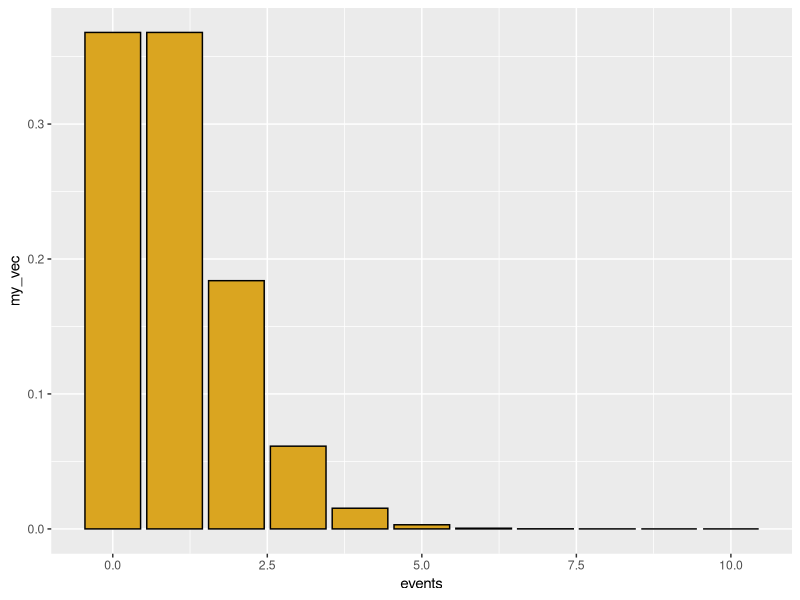
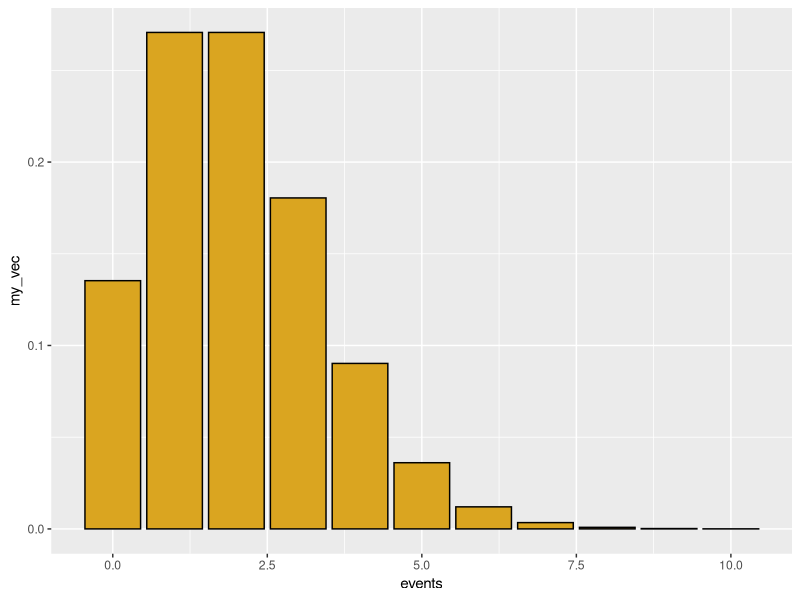
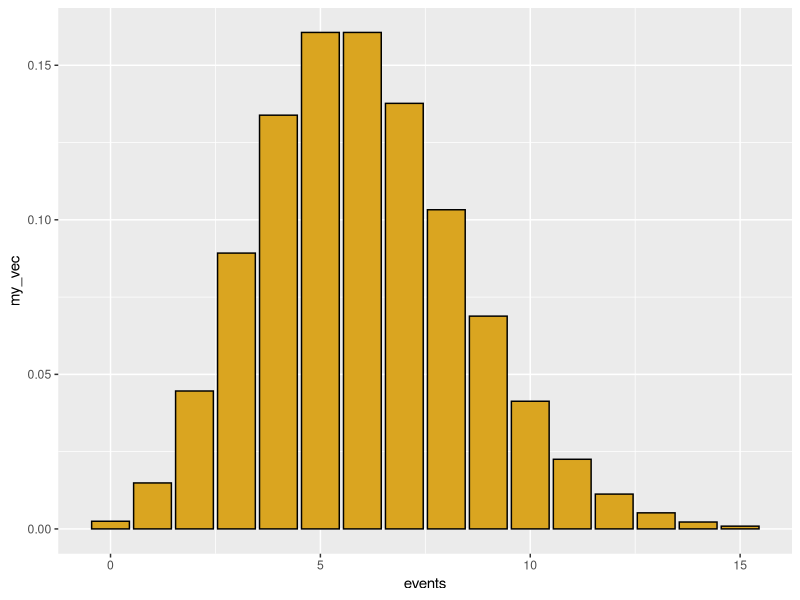
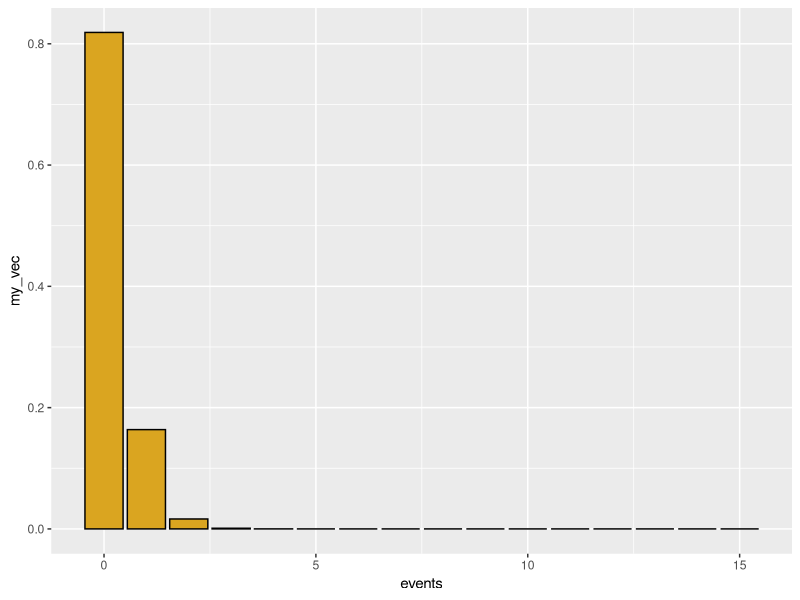
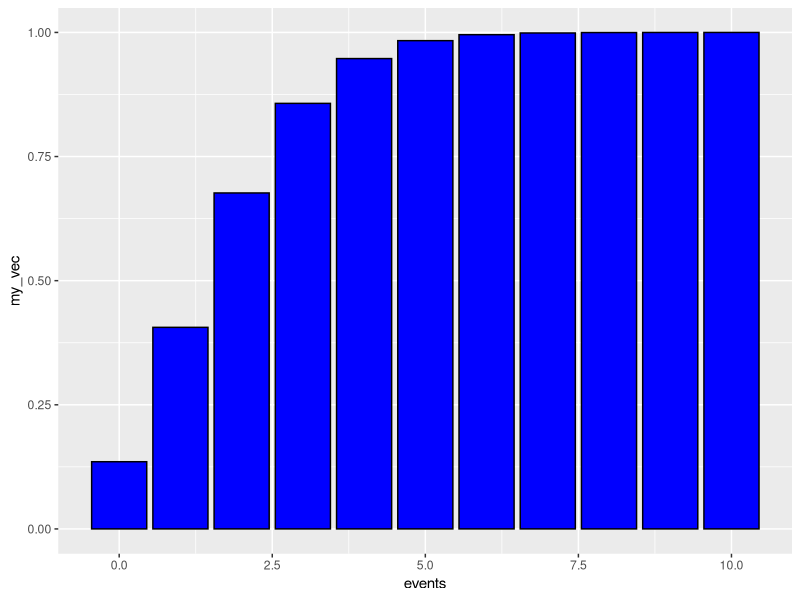
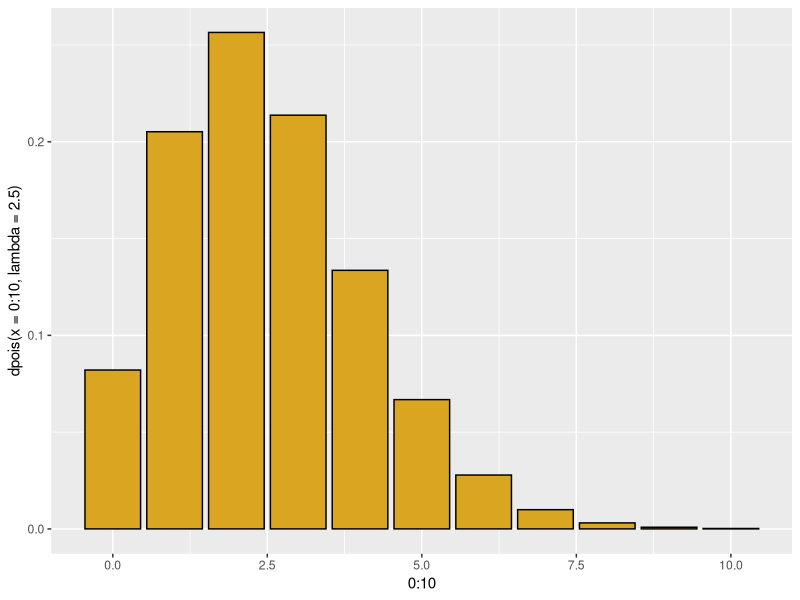
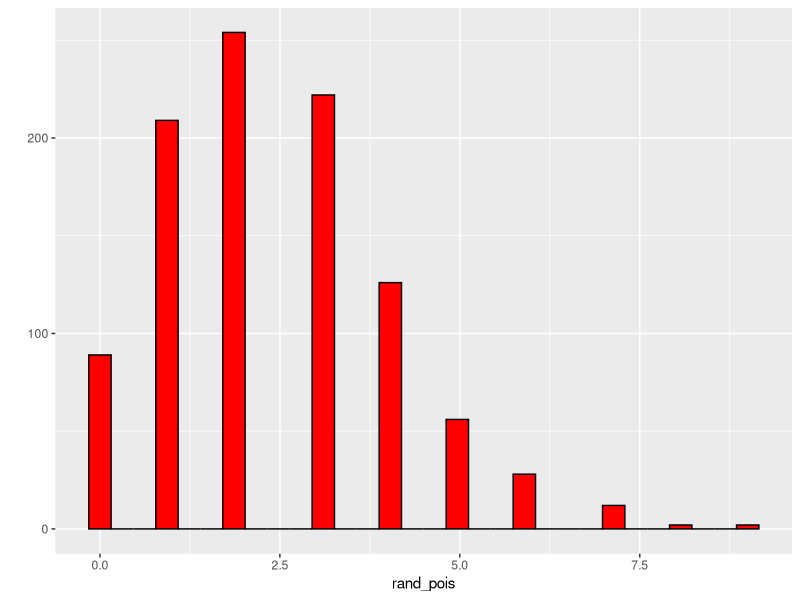
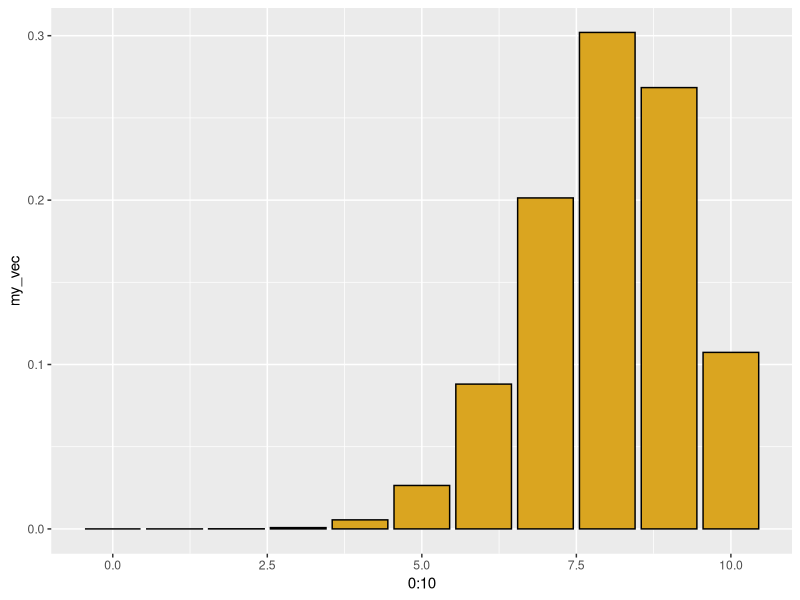

Generate these figures, in order, with R:
#Probability distributions!!!
#2.23.21

#--------------Notes on Distributions-----------
#first distrinciton is kind of data
#paramters determine the shape of the curve

#dicrete: only takes on integer values
  #Poisson: [0, infinity]
    #parameters: size = # of events, rate = lambda
    #interpretation: distribution of event that occur        during a fixed time interval or sample w a constant     rate of independent events (lambda)
  #Binomial: [0, # of trials]
    #parameters: size = numbers of trial, p =              probability of a positive outcome
  #Negative binomial: [0, infinity]
    #parameter: size =number of success; p =               probability of success

#continuous: variable measured along continuous scale
  #Uniform: [min, max]
    #parameter: min = min, max = max
  #Normal [-infinity, infinity]
    #parameters: mean = central tendency, SD
  #Gamma: [0, infinity]
    #parameters; shape, scale
    #interpretation: mean = shape * scale, var = shape *     scale^2
  #Beta; [0,1]
    #parameters: shape1 and shape 2 are integers,          interpret as shape 1 = # of success + 1, and 2 =       number of failures +1, prob of getting those           outcomes

#-------- R Grammar of Prob Distributions------
# d  -> given probability density function
    #probability of particular values
# p  -> cumulative distribution
    #curve rises to 1, used for tail value
# q  -> quantile function (inverse of p)

# r  -> random number generation


#-----------Practice w Discrete-------------------
library(ggplot2)
library(MASS)

###Poisson
## x >= 0 (int)
# Random events occur at constant rate
# events occur within a fixed time period
# lambda = average rate of event

## "d" function for prob density
events <- 0:10
my_vec <- dpois(x = events, lambda = 1)
qplot(x = events, y = my_vec, geom = "col",
      color = I("black"), fill = I("goldenrod"))

#change lambda to compare
my_vec <- dpois(x = events, lambda = 2)
qplot(x = events, y = my_vec, geom = "col",
      color = I("black"), fill = I("goldenrod"))

#change lambda again
events <- 0:15
my_vec <- dpois(x = events, lambda = 6)
qplot(x = events, y = my_vec, geom = "col",
      color = I("black"), fill = I("goldenrod"))

#change lambda again
my_vec <- dpois(x = events, lambda = 0.2)
qplot(x = events, y = my_vec, geom = "col",
      color = I("black"), fill = I("goldenrod"))
sum(my_vec) 
#should always be 1 or close to 1
#area under the curve!

#using "d" function on any single value
dpois(x = 0, lambda = 2.2)
#returns chances of getting 0 occurrences
#given that 2.2 is average


##Using the "p" function
# generates the cumulative prob density
#curve always goes up

events <- 0:10
my_vec = ppois(q = events, lambda = 2)
qplot(x = events, y = my_vec, geom = "col",
      color = I("black"), fill = I("blue"))
#each col is prob of getting that many events of fewer

#What is the prob that a single trial will yield a 
#value of <= 1?
ppois(q=1, 2)

#could also answer using dpois
p_0 <- dpois(x=0, lambda =2)
p_0
p_1 <- dpois(x=1, lambda = 2)
p_1
p_0 + p_1  #here's the answer


## "q" function is the inverse of the p function
# what is the number of occurrences corresponding to 50% of the portability mass in a poisson distrib, with lambda =2.5?
qpois(p=0.5, lambda = 2.5)
# 2 hits would make half of prob

#distribution of porbabilites as a function of the values
qplot(x = 0:10, y = dpois(x = 0:10, lambda = 2.5),
      geom = "col", color = I("black"), 
      fill=I("goldenrod"))

#exact answer comes from ppois bc discrete
ppois(q=2, lambda =2.5)


## "R" function generates random variates for the parameters of a distribution

rand_pois <- rpois(n = 1000, lambda = 2.5)
qplot(x = rand_pois, color = I("black"),
      fill = I("red"))

#for real or simulated data, we can use quantile function.
quantile(x = rand_pois, probs = c(0.025, 0.975))
# returns 95% CI for that boundary 

#------------------------------------
### binomial 
## p = probability of a dichotomous outcome
## size = number of trials
# x is the var generated, possible outcomes
# outcome x is bounded b/t 0 and size

# use "d" binom for density function
events <- 0:10
my_vec <- dbinom(x = events, size = 10, prob = 0.8)
qplot(x = 0:10, y = my_vec, geom = "col",
      color = I("black"), fill = I("goldenrod"))

#change prob
events <- 0:10
my_vec <- dbinom(x = events, size = 10, prob = 0.2)
qplot(x = 0:10, y = my_vec, geom = "col",
      color = I("black"), fill = I("goldenrod"))


my_coins = rbinom(n = 50, size = 100, prob =0.6)
#filpping 50 coins 100 times
qplot(x = my_coins,
      color = I("black"), fill = I("red"))
#returns counts of coins with heads


#-------------------------------------------
### negative binomial
# number of vailures expecred before reaching a number of success in a set of binomial trials 
#measure of "waiting times"

##alternatively, can specify mu = mean
##and size == dispersion parameter (smaller = more dispersed)
# is similar to poisson but more heterogenous in vals
neg_bin <- rnbinom(n = 1000, size = 10, mu = 5)
qplot( x = neg_bin, color = I("black"),
       fill = I("red"))

#change size
neg_bin <- rnbinom(n = 1000, size = 0.1, mu = 5)
qplot( x = neg_bin, color = I("black"),
       fill = I("red"))

#change size again
neg_bin <- rnbinom(n = 1000, size = 100, mu = 5)
qplot( x = neg_bin, color = I("black"),
       fill = I("red"))

# a smaller size seems to cause a greater skew
# with a larger size seeming to create more unimodal

#------------------Continuous----------------------
#more applicable for US

###UNIFORM
## min and max

qplot(x = runif(n = 10000, min = 0, max = 5),
      color = I("black"), fill = I("green"))
#central limit theorem, the more sample the closer we diverge on the true mean

### NORMAL / GAUSSIAN
# greater probability mass in center of distribution
my_norm <- rnorm(n = 100, mean = 100, sd = 2)

qplot(x = my_norm,
      color = I("black"), fill = I("red"))
summary(my_norm)

# problem if mean is small, but must be greater
# than 0 !
my_norm <- rnorm(n = 100, mean = 1, sd = 2)
qplot(x = my_norm,
      color = I("black"), fill = I("red"))
summary(my_norm)

# can try this!
no_zeros <- my_norm[my_norm > 0]
qplot(x = no_zeros,
      color = I("black"), fill = I("red"))
summary(no_zeros)
#OBviously shifts mean !!!

###Gamma
# continuous, but only positive, great for small means
## shape, scale
my_gamma <- rgamma(n = 100, shape = 1, scale = 10)
qplot(x = my_gamma, color = I("black"),
      fill = I("red"))
#looks like exponential decay for small means

#increase shape
my_gamma <- rgamma(n = 100, shape = 100, scale = 10)
qplot(x = my_gamma, color = I("black"),
      fill = I("red"))

# mean = shape * scale
# var = shape * scale^2



### BETA
# continuous but bounded b/t 0 and 1
## shape 1 and shape 2
# beta can be treated as the distribution of probability values for estimating a binomial process of #success / (#success + #failures)
# is a maximum likelihood estimator
## shape1 = num of sucess + 1
## shape2 = num of fails + 1

# no data position
my_beta = rbeta(n = 1000, shape1 = 1,
                shape2 = 1)
qplot(x = my_beta, color = I("black"),
      fill = I("red"))
    # basically uniform fomr 0 to 1

# more typical
# suppose we have 7 head and 3 tails
my_beta = rbeta(n = 1000, shape1 = 8,
                shape2 = 4)
qplot(x = my_beta, color = I("black"),
      fill = I("red"))

# suppose we have 70 head and 30 tails
my_beta = rbeta(n = 1000, shape1 = 71,
                shape2 = 31)
qplot(x = my_beta, color = I("black"),
      fill = I("red"))

#SMALLER DATA SETS ARE NOISER

#suppose we toss a coin once and get heads
# suppose we have 7 head and 3 tails
my_beta = rbeta(n = 1000, shape1 = 2,
                shape2 = 1)
qplot(x = my_beta, color = I("black"),
      fill = I("red"))

#BETA gives use any shape we want b/t boundaries
# can even pass non integers values -> gives U shape

#parameters less than 1 give a bimodal distribution with the beta
# suppose we have 7 head and 3 tails
my_beta = rbeta(n = 1000, shape1 = 0.21,
                shape2 = 0.1)
qplot(x = my_beta, color = I("black"),
      fill = I("red"))
#increasing shape 1 increase right end and vice versa



#-----------Maximum likelihood estimates-----------
# p(data|hypothesis)
# how probable are the data if the null hypo is true

# p(data|parameters)
# how well do the data fit given the parameters
# can also think as a goodness of fit test
# better! : p(parameters|data)
  # for a given set of data, what is the probability    that a certain set of parameters will be there
  # maximize this probability
#maximum likelihood estimators of the parameters

library(MASS)
data <- c(0,0,0,0,0,0,1,1,1,2)
z <- fitdistr(data, "poisson")
print(z)
# returns MLH estimate of lambda based on data
# number below returns the SD of the parameter

sim_data <- rpois(n = 10, lambda = z$estimate["lambda"])
head(sim_data) #returns best estimate of data

#--------Steps--------
# 1. select a statistical distribution that is appropriate for the data
# 2. use fitdistr() function to find MLH estimates of the the distribution parameters
# 3. use those parameters to visualize the probability density function ("d" family) and/or simulate additional data to use for other things


#--------------------EXAMPLE--------------------
#Empirical example

frog_data <- c(30.15, 26.3, 27.5, 22.9, 27.8,
               26.2)

z <- fitdistr(frog_data, "normal")
print(z)

#plot the density function for the normal data with these parameters and annotate w original data

x <- 0:50
p_density <- dnorm(x = x,
                   mean = z$estimate["mean"],
                   sd = z$estimate["sd"])

qplot(x = x, y = p_density, geom = "line") +
  annotate(geom = "point", x = frog_data,
           y =0.001) 

#one issue is if data were negative! which is not possible in real world
#for practice do the same for gamma distribution
z <- fitdistr(frog_data, "gamma")
print(z)

p_density <- dgamma(x = x,
                   shape = z$estimate["shape"],
                   rate = z$estimate["rate"])

qplot(x = x, y = p_density, geom = "line") +
  annotate(geom = "point", x = frog_data,
           y =0.001, color = "red") 





#Empirical example
# BUT WITH A WEIRD OUTLIER
outlier <- 0.05
frog_data <- c(30.15, 26.3, 27.5, 22.9, 27.8,
               26.2)

#insert outlier into frog dara
frog_data <- c(frog_data, outlier)

z <- fitdistr(frog_data, "normal")
print(z)

#plot the density function for the normal data with these parameters and annotate w original data

x <- 0:50
p_density <- dnorm(x = x,
                   mean = z$estimate["mean"],
                   sd = z$estimate["sd"])

qplot(x = x, y = p_density, geom = "line") +
  annotate(geom = "point", x = frog_data,
           y =0.001) 

#one issue is if data were negative! which is not possible in real world
#for practice do the same for gamma distribution
z <- fitdistr(frog_data, "gamma")
print(z)

p_density <- dgamma(x = x,
                    shape = z$estimate["shape"],
                    rate = z$estimate["rate"])

qplot(x = x, y = p_density, geom = "line") +
  annotate(geom = "point", x = frog_data,
           y =0.001, color = "red") 

